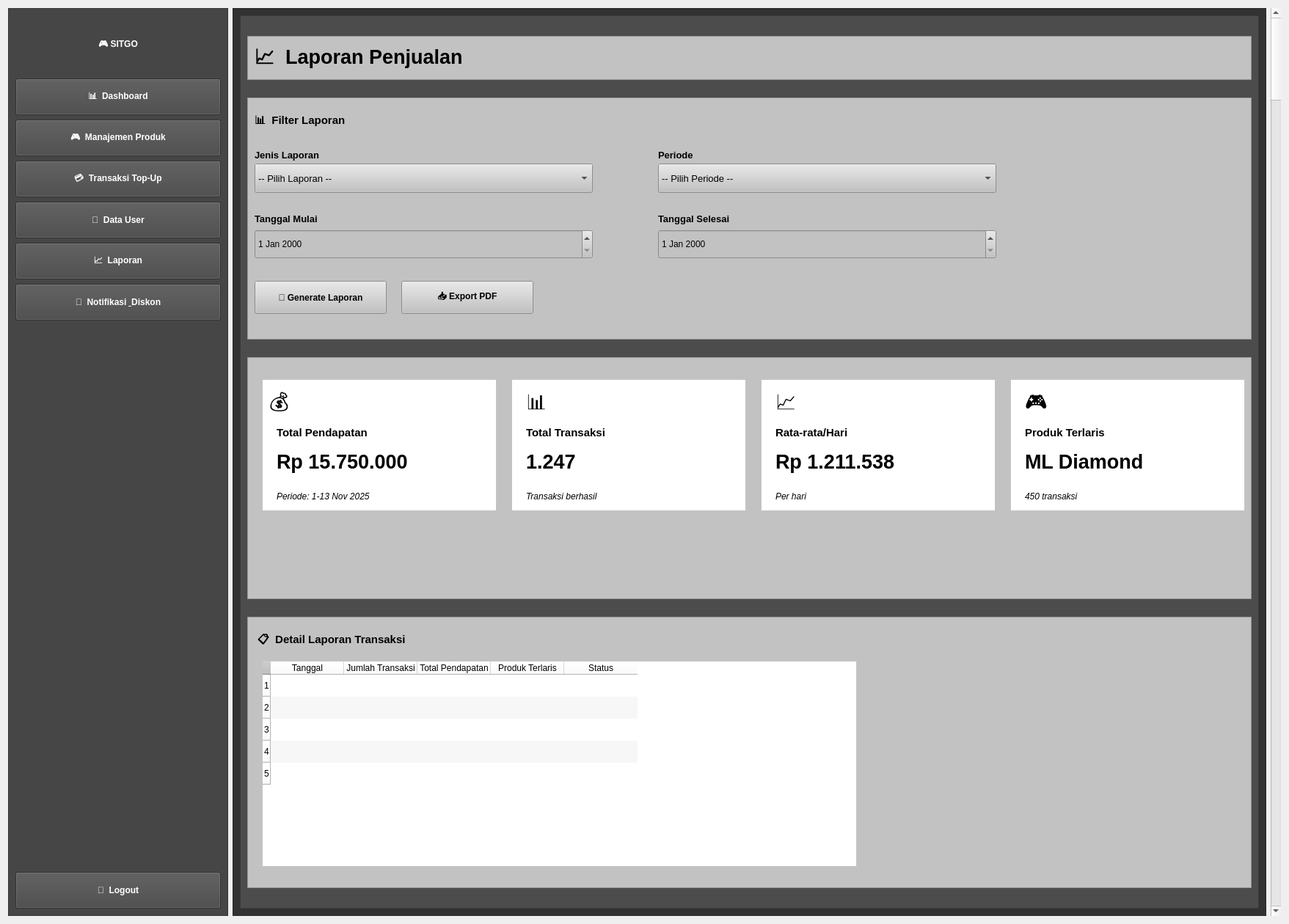
<?xml version="1.0" encoding="UTF-8"?>
<ui version="4.0">
 <class>Form</class>
 <widget class="QWidget" name="Form">
  <property name="geometry">
   <rect>
    <x>0</x>
    <y>0</y>
    <width>1757</width>
    <height>1260</height>
   </rect>
  </property>
  <property name="windowTitle">
   <string>Form</string>
  </property>
  <layout class="QGridLayout" name="gridLayout">
   <item row="0" column="2">
    <widget class="QFrame" name="frame">
     <property name="styleSheet">
      <string notr="true">background-color: rgb(50, 50, 50);</string>
     </property>
     <property name="frameShape">
      <enum>QFrame::StyledPanel</enum>
     </property>
     <property name="frameShadow">
      <enum>QFrame::Plain</enum>
     </property>
     <layout class="QVBoxLayout" name="verticalLayout">
      <item>
       <widget class="QFrame" name="frame_2">
        <property name="styleSheet">
         <string notr="true">background-color: rgb(76, 76, 76);</string>
        </property>
        <property name="frameShape">
         <enum>QFrame::StyledPanel</enum>
        </property>
        <property name="frameShadow">
         <enum>QFrame::Raised</enum>
        </property>
        <layout class="QVBoxLayout" name="verticalLayout_3">
         <item>
          <widget class="QFrame" name="frame_5">
           <property name="minimumSize">
            <size>
             <width>0</width>
             <height>60</height>
            </size>
           </property>
           <property name="maximumSize">
            <size>
             <width>16777215</width>
             <height>60</height>
            </size>
           </property>
           <property name="styleSheet">
            <string notr="true">background-color: rgb(194, 194, 194);</string>
           </property>
           <property name="frameShape">
            <enum>QFrame::StyledPanel</enum>
           </property>
           <property name="frameShadow">
            <enum>QFrame::Plain</enum>
           </property>
           <widget class="QLabel" name="lblLaporan">
            <property name="geometry">
             <rect>
              <x>10</x>
              <y>10</y>
              <width>461</width>
              <height>45</height>
             </rect>
            </property>
            <property name="font">
             <font>
              <pointsize>20</pointsize>
              <weight>75</weight>
              <bold>true</bold>
             </font>
            </property>
            <property name="text">
             <string>📈  Laporan Penjualan</string>
            </property>
           </widget>
          </widget>
         </item>
         <item>
          <widget class="QFrame" name="frame_3">
           <property name="minimumSize">
            <size>
             <width>0</width>
             <height>310</height>
            </size>
           </property>
           <property name="maximumSize">
            <size>
             <width>16777215</width>
             <height>330</height>
            </size>
           </property>
           <property name="styleSheet">
            <string notr="true">background-color: rgb(194, 194, 194);</string>
           </property>
           <property name="frameShape">
            <enum>QFrame::StyledPanel</enum>
           </property>
           <property name="frameShadow">
            <enum>QFrame::Plain</enum>
           </property>
           <widget class="QLabel" name="lblIconHeader">
            <property name="geometry">
             <rect>
              <x>10</x>
              <y>10</y>
              <width>461</width>
              <height>45</height>
             </rect>
            </property>
            <property name="font">
             <font>
              <pointsize>11</pointsize>
              <weight>75</weight>
              <bold>true</bold>
             </font>
            </property>
            <property name="text">
             <string>📊  Filter Laporan</string>
            </property>
           </widget>
           <widget class="QLabel" name="lblJenisLaporan">
            <property name="geometry">
             <rect>
              <x>10</x>
              <y>70</y>
              <width>131</width>
              <height>16</height>
             </rect>
            </property>
            <property name="font">
             <font>
              <pointsize>10</pointsize>
              <weight>75</weight>
              <bold>true</bold>
             </font>
            </property>
            <property name="text">
             <string>Jenis Laporan</string>
            </property>
           </widget>
           <widget class="QComboBox" name="cmbJenisLaporan">
            <property name="geometry">
             <rect>
              <x>10</x>
              <y>90</y>
              <width>461</width>
              <height>40</height>
             </rect>
            </property>
            <property name="minimumSize">
             <size>
              <width>0</width>
              <height>40</height>
             </size>
            </property>
            <property name="font">
             <font>
              <pointsize>10</pointsize>
              <weight>50</weight>
              <bold>false</bold>
             </font>
            </property>
            <item>
             <property name="text">
              <string>-- Pilih Laporan --</string>
             </property>
            </item>
            <item>
             <property name="text">
              <string>Laporan Harian</string>
             </property>
            </item>
            <item>
             <property name="text">
              <string>Laporan Mingguan</string>
             </property>
            </item>
            <item>
             <property name="text">
              <string>Laporan Bulanan</string>
             </property>
            </item>
           </widget>
           <widget class="QLabel" name="lblTglMulai_2">
            <property name="geometry">
             <rect>
              <x>560</x>
              <y>70</y>
              <width>131</width>
              <height>16</height>
             </rect>
            </property>
            <property name="font">
             <font>
              <pointsize>10</pointsize>
              <weight>75</weight>
              <bold>true</bold>
             </font>
            </property>
            <property name="text">
             <string>Periode</string>
            </property>
           </widget>
           <widget class="QComboBox" name="cmbPeriode">
            <property name="geometry">
             <rect>
              <x>560</x>
              <y>90</y>
              <width>461</width>
              <height>40</height>
             </rect>
            </property>
            <property name="minimumSize">
             <size>
              <width>0</width>
              <height>40</height>
             </size>
            </property>
            <property name="font">
             <font>
              <pointsize>10</pointsize>
              <weight>50</weight>
              <bold>false</bold>
             </font>
            </property>
            <item>
             <property name="text">
              <string>-- Pilih Periode --</string>
             </property>
            </item>
            <item>
             <property name="text">
              <string>November 2025</string>
             </property>
            </item>
            <item>
             <property name="text">
              <string>Oktober 2025</string>
             </property>
            </item>
            <item>
             <property name="text">
              <string>Desember 2025</string>
             </property>
            </item>
           </widget>
           <widget class="QLabel" name="lblTglMulai">
            <property name="geometry">
             <rect>
              <x>10</x>
              <y>150</y>
              <width>131</width>
              <height>31</height>
             </rect>
            </property>
            <property name="font">
             <font>
              <pointsize>10</pointsize>
              <weight>75</weight>
              <bold>true</bold>
             </font>
            </property>
            <property name="text">
             <string>Tanggal Mulai</string>
            </property>
           </widget>
           <widget class="QDateEdit" name="dateTanggalMulai">
            <property name="geometry">
             <rect>
              <x>10</x>
              <y>180</y>
              <width>461</width>
              <height>40</height>
             </rect>
            </property>
           </widget>
           <widget class="QLabel" name="lblTglSelesai">
            <property name="geometry">
             <rect>
              <x>560</x>
              <y>150</y>
              <width>151</width>
              <height>31</height>
             </rect>
            </property>
            <property name="font">
             <font>
              <pointsize>10</pointsize>
              <weight>75</weight>
              <bold>true</bold>
             </font>
            </property>
            <property name="text">
             <string>Tanggal Selesai</string>
            </property>
           </widget>
           <widget class="QDateEdit" name="dateTanggalSelesai">
            <property name="geometry">
             <rect>
              <x>560</x>
              <y>180</y>
              <width>461</width>
              <height>40</height>
             </rect>
            </property>
           </widget>
           <widget class="QPushButton" name="btnGenerate">
            <property name="geometry">
             <rect>
              <x>10</x>
              <y>250</y>
              <width>180</width>
              <height>45</height>
             </rect>
            </property>
            <property name="minimumSize">
             <size>
              <width>180</width>
              <height>45</height>
             </size>
            </property>
            <property name="font">
             <font>
              <weight>75</weight>
              <bold>true</bold>
             </font>
            </property>
            <property name="cursor">
             <cursorShape>PointingHandCursor</cursorShape>
            </property>
            <property name="text">
             <string>📄 Generate Laporan</string>
            </property>
           </widget>
           <widget class="QPushButton" name="btnExportPDF">
            <property name="geometry">
             <rect>
              <x>210</x>
              <y>250</y>
              <width>180</width>
              <height>45</height>
             </rect>
            </property>
            <property name="minimumSize">
             <size>
              <width>180</width>
              <height>45</height>
             </size>
            </property>
            <property name="font">
             <font>
              <weight>75</weight>
              <bold>true</bold>
             </font>
            </property>
            <property name="cursor">
             <cursorShape>PointingHandCursor</cursorShape>
            </property>
            <property name="text">
             <string>📥 Export PDF</string>
            </property>
           </widget>
          </widget>
         </item>
         <item>
          <widget class="QFrame" name="frame_6">
           <property name="minimumSize">
            <size>
             <width>0</width>
             <height>310</height>
            </size>
           </property>
           <property name="maximumSize">
            <size>
             <width>16777215</width>
             <height>330</height>
            </size>
           </property>
           <property name="styleSheet">
            <string notr="true">background-color: rgb(194, 194, 194);</string>
           </property>
           <property name="frameShape">
            <enum>QFrame::StyledPanel</enum>
           </property>
           <property name="frameShadow">
            <enum>QFrame::Raised</enum>
           </property>
           <widget class="QFrame" name="frame_7">
            <property name="geometry">
             <rect>
              <x>20</x>
              <y>30</y>
              <width>320</width>
              <height>180</height>
             </rect>
            </property>
            <property name="styleSheet">
             <string notr="true">background-color: rgb(255, 255, 255);</string>
            </property>
            <property name="frameShape">
             <enum>QFrame::StyledPanel</enum>
            </property>
            <property name="frameShadow">
             <enum>QFrame::Plain</enum>
            </property>
            <widget class="QLabel" name="label">
             <property name="geometry">
              <rect>
               <x>10</x>
               <y>10</y>
               <width>50</width>
               <height>50</height>
              </rect>
             </property>
             <property name="font">
              <font>
               <pointsize>21</pointsize>
              </font>
             </property>
             <property name="text">
              <string>💰</string>
             </property>
            </widget>
            <widget class="QLabel" name="label_2">
             <property name="geometry">
              <rect>
               <x>20</x>
               <y>60</y>
               <width>280</width>
               <height>25</height>
              </rect>
             </property>
             <property name="font">
              <font>
               <pointsize>11</pointsize>
               <weight>75</weight>
               <bold>true</bold>
              </font>
             </property>
             <property name="text">
              <string>Total Pendapatan</string>
             </property>
            </widget>
            <widget class="QLabel" name="lblTotalPendapatan">
             <property name="geometry">
              <rect>
               <x>20</x>
               <y>90</y>
               <width>280</width>
               <height>45</height>
              </rect>
             </property>
             <property name="font">
              <font>
               <pointsize>20</pointsize>
               <weight>75</weight>
               <bold>true</bold>
              </font>
             </property>
             <property name="text">
              <string>Rp 15.750.000</string>
             </property>
            </widget>
            <widget class="QLabel" name="label_3">
             <property name="geometry">
              <rect>
               <x>20</x>
               <y>150</y>
               <width>280</width>
               <height>20</height>
              </rect>
             </property>
             <property name="font">
              <font>
               <pointsize>9</pointsize>
               <italic>true</italic>
              </font>
             </property>
             <property name="text">
              <string>Periode: 1-13 Nov 2025</string>
             </property>
            </widget>
           </widget>
           <widget class="QFrame" name="frame_8">
            <property name="geometry">
             <rect>
              <x>700</x>
              <y>30</y>
              <width>320</width>
              <height>180</height>
             </rect>
            </property>
            <property name="styleSheet">
             <string notr="true">background-color: rgb(255, 255, 255);</string>
            </property>
            <property name="frameShape">
             <enum>QFrame::StyledPanel</enum>
            </property>
            <property name="frameShadow">
             <enum>QFrame::Plain</enum>
            </property>
            <widget class="QLabel" name="label_7">
             <property name="geometry">
              <rect>
               <x>20</x>
               <y>10</y>
               <width>50</width>
               <height>50</height>
              </rect>
             </property>
             <property name="font">
              <font>
               <pointsize>21</pointsize>
              </font>
             </property>
             <property name="text">
              <string>📈</string>
             </property>
            </widget>
            <widget class="QLabel" name="label_8">
             <property name="geometry">
              <rect>
               <x>20</x>
               <y>60</y>
               <width>280</width>
               <height>25</height>
              </rect>
             </property>
             <property name="font">
              <font>
               <pointsize>11</pointsize>
               <weight>75</weight>
               <bold>true</bold>
              </font>
             </property>
             <property name="text">
              <string>Rata-rata/Hari</string>
             </property>
            </widget>
            <widget class="QLabel" name="lblRataHari">
             <property name="geometry">
              <rect>
               <x>20</x>
               <y>90</y>
               <width>280</width>
               <height>45</height>
              </rect>
             </property>
             <property name="font">
              <font>
               <pointsize>20</pointsize>
               <weight>75</weight>
               <bold>true</bold>
              </font>
             </property>
             <property name="text">
              <string>Rp 1.211.538</string>
             </property>
            </widget>
            <widget class="QLabel" name="label_9">
             <property name="geometry">
              <rect>
               <x>20</x>
               <y>150</y>
               <width>280</width>
               <height>20</height>
              </rect>
             </property>
             <property name="font">
              <font>
               <pointsize>9</pointsize>
               <italic>true</italic>
              </font>
             </property>
             <property name="text">
              <string>Per hari</string>
             </property>
            </widget>
           </widget>
           <widget class="QFrame" name="frame_9">
            <property name="geometry">
             <rect>
              <x>1040</x>
              <y>30</y>
              <width>320</width>
              <height>180</height>
             </rect>
            </property>
            <property name="styleSheet">
             <string notr="true">background-color: rgb(255, 255, 255);</string>
            </property>
            <property name="frameShape">
             <enum>QFrame::StyledPanel</enum>
            </property>
            <property name="frameShadow">
             <enum>QFrame::Plain</enum>
            </property>
            <widget class="QLabel" name="label_10">
             <property name="geometry">
              <rect>
               <x>20</x>
               <y>10</y>
               <width>50</width>
               <height>50</height>
              </rect>
             </property>
             <property name="font">
              <font>
               <pointsize>21</pointsize>
              </font>
             </property>
             <property name="text">
              <string>🎮</string>
             </property>
            </widget>
            <widget class="QLabel" name="label_11">
             <property name="geometry">
              <rect>
               <x>20</x>
               <y>60</y>
               <width>280</width>
               <height>25</height>
              </rect>
             </property>
             <property name="font">
              <font>
               <pointsize>11</pointsize>
               <weight>75</weight>
               <bold>true</bold>
              </font>
             </property>
             <property name="text">
              <string>Produk Terlaris</string>
             </property>
            </widget>
            <widget class="QLabel" name="lblProdukAktif">
             <property name="geometry">
              <rect>
               <x>20</x>
               <y>90</y>
               <width>280</width>
               <height>45</height>
              </rect>
             </property>
             <property name="font">
              <font>
               <pointsize>20</pointsize>
               <weight>75</weight>
               <bold>true</bold>
              </font>
             </property>
             <property name="text">
              <string>ML Diamond</string>
             </property>
            </widget>
            <widget class="QLabel" name="label_12">
             <property name="geometry">
              <rect>
               <x>20</x>
               <y>150</y>
               <width>280</width>
               <height>20</height>
              </rect>
             </property>
             <property name="font">
              <font>
               <pointsize>9</pointsize>
               <italic>true</italic>
              </font>
             </property>
             <property name="text">
              <string>450 transaksi</string>
             </property>
            </widget>
           </widget>
           <widget class="QFrame" name="frame_10">
            <property name="geometry">
             <rect>
              <x>360</x>
              <y>30</y>
              <width>320</width>
              <height>180</height>
             </rect>
            </property>
            <property name="styleSheet">
             <string notr="true">background-color: rgb(255, 255, 255);</string>
            </property>
            <property name="frameShape">
             <enum>QFrame::StyledPanel</enum>
            </property>
            <property name="frameShadow">
             <enum>QFrame::Plain</enum>
            </property>
            <widget class="QLabel" name="label_4">
             <property name="geometry">
              <rect>
               <x>20</x>
               <y>10</y>
               <width>50</width>
               <height>50</height>
              </rect>
             </property>
             <property name="font">
              <font>
               <pointsize>21</pointsize>
              </font>
             </property>
             <property name="text">
              <string>📊</string>
             </property>
            </widget>
            <widget class="QLabel" name="label_5">
             <property name="geometry">
              <rect>
               <x>20</x>
               <y>60</y>
               <width>280</width>
               <height>25</height>
              </rect>
             </property>
             <property name="font">
              <font>
               <pointsize>11</pointsize>
               <weight>75</weight>
               <bold>true</bold>
              </font>
             </property>
             <property name="text">
              <string>Total Transaksi</string>
             </property>
            </widget>
            <widget class="QLabel" name="lblTotalTransaksi">
             <property name="geometry">
              <rect>
               <x>20</x>
               <y>90</y>
               <width>280</width>
               <height>45</height>
              </rect>
             </property>
             <property name="font">
              <font>
               <pointsize>20</pointsize>
               <weight>75</weight>
               <bold>true</bold>
              </font>
             </property>
             <property name="text">
              <string>1.247</string>
             </property>
            </widget>
            <widget class="QLabel" name="label_6">
             <property name="geometry">
              <rect>
               <x>20</x>
               <y>150</y>
               <width>280</width>
               <height>20</height>
              </rect>
             </property>
             <property name="font">
              <font>
               <pointsize>9</pointsize>
               <italic>true</italic>
              </font>
             </property>
             <property name="text">
              <string>Transaksi berhasil</string>
             </property>
            </widget>
           </widget>
          </widget>
         </item>
         <item>
          <widget class="QFrame" name="frame_4">
           <property name="minimumSize">
            <size>
             <width>0</width>
             <height>310</height>
            </size>
           </property>
           <property name="maximumSize">
            <size>
             <width>16777215</width>
             <height>370</height>
            </size>
           </property>
           <property name="styleSheet">
            <string notr="true">background-color: rgb(194, 194, 194);</string>
           </property>
           <property name="frameShape">
            <enum>QFrame::StyledPanel</enum>
           </property>
           <property name="frameShadow">
            <enum>QFrame::Raised</enum>
           </property>
           <widget class="QLabel" name="lblDetailLaporan">
            <property name="geometry">
             <rect>
              <x>10</x>
              <y>10</y>
              <width>461</width>
              <height>45</height>
             </rect>
            </property>
            <property name="font">
             <font>
              <pointsize>11</pointsize>
              <weight>75</weight>
              <bold>true</bold>
             </font>
            </property>
            <property name="styleSheet">
             <string notr="true">color: rgb(255, 255, 255);
color: rgb(0, 0, 0);</string>
            </property>
            <property name="text">
             <string> 📋  Detail Laporan Transaksi</string>
            </property>
           </widget>
           <widget class="QTableWidget" name="tblDetailTransaksi">
            <property name="geometry">
             <rect>
              <x>20</x>
              <y>60</y>
              <width>811</width>
              <height>281</height>
             </rect>
            </property>
            <property name="styleSheet">
             <string notr="true">background-color: rgb(255, 255, 255);</string>
            </property>
            <property name="alternatingRowColors">
             <bool>true</bool>
            </property>
            <property name="selectionMode">
             <enum>QAbstractItemView::SingleSelection</enum>
            </property>
            <property name="selectionBehavior">
             <enum>QAbstractItemView::SelectRows</enum>
            </property>
            <property name="verticalScrollMode">
             <enum>QAbstractItemView::ScrollPerPixel</enum>
            </property>
            <property name="horizontalScrollMode">
             <enum>QAbstractItemView::ScrollPerPixel</enum>
            </property>
            <property name="showGrid">
             <bool>false</bool>
            </property>
            <property name="rowCount">
             <number>5</number>
            </property>
            <property name="columnCount">
             <number>5</number>
            </property>
            <row/>
            <row/>
            <row/>
            <row/>
            <row/>
            <column>
             <property name="text">
              <string>Tanggal</string>
             </property>
            </column>
            <column>
             <property name="text">
              <string>Jumlah Transaksi</string>
             </property>
            </column>
            <column>
             <property name="text">
              <string>Total Pendapatan</string>
             </property>
            </column>
            <column>
             <property name="text">
              <string>Produk Terlaris</string>
             </property>
            </column>
            <column>
             <property name="text">
              <string>Status</string>
             </property>
            </column>
           </widget>
          </widget>
         </item>
        </layout>
       </widget>
      </item>
     </layout>
    </widget>
   </item>
   <item row="0" column="0">
    <widget class="QFrame" name="frameSidebar">
     <property name="minimumSize">
      <size>
       <width>300</width>
       <height>0</height>
      </size>
     </property>
     <property name="maximumSize">
      <size>
       <width>300</width>
       <height>16777215</height>
      </size>
     </property>
     <property name="styleSheet">
      <string notr="true">background-color: rgb(70, 70, 70);</string>
     </property>
     <property name="frameShape">
      <enum>QFrame::StyledPanel</enum>
     </property>
     <property name="frameShadow">
      <enum>QFrame::Plain</enum>
     </property>
     <layout class="QVBoxLayout" name="verticalLayout_2">
      <item>
       <widget class="QLabel" name="lblLogo">
        <property name="minimumSize">
         <size>
          <width>0</width>
          <height>80</height>
         </size>
        </property>
        <property name="font">
         <font>
          <pointsize>9</pointsize>
          <weight>75</weight>
          <bold>true</bold>
         </font>
        </property>
        <property name="styleSheet">
         <string notr="true">color: rgb(255, 255, 255);</string>
        </property>
        <property name="text">
         <string>🎮 SITGO</string>
        </property>
        <property name="alignment">
         <set>Qt::AlignCenter</set>
        </property>
       </widget>
      </item>
      <item>
       <widget class="QPushButton" name="btnDashboard">
        <property name="minimumSize">
         <size>
          <width>0</width>
          <height>50</height>
         </size>
        </property>
        <property name="font">
         <font>
          <pointsize>9</pointsize>
          <weight>75</weight>
          <bold>true</bold>
         </font>
        </property>
        <property name="cursor">
         <cursorShape>PointingHandCursor</cursorShape>
        </property>
        <property name="styleSheet">
         <string notr="true">color: rgb(255, 255, 255);</string>
        </property>
        <property name="text">
         <string>📊  Dashboard</string>
        </property>
       </widget>
      </item>
      <item>
       <widget class="QPushButton" name="btnProduk">
        <property name="minimumSize">
         <size>
          <width>0</width>
          <height>50</height>
         </size>
        </property>
        <property name="font">
         <font>
          <pointsize>9</pointsize>
          <weight>75</weight>
          <bold>true</bold>
         </font>
        </property>
        <property name="cursor">
         <cursorShape>PointingHandCursor</cursorShape>
        </property>
        <property name="styleSheet">
         <string notr="true">color: rgb(255, 255, 255);</string>
        </property>
        <property name="text">
         <string>🎮  Manajemen Produk</string>
        </property>
       </widget>
      </item>
      <item>
       <widget class="QPushButton" name="btnTransaksi">
        <property name="minimumSize">
         <size>
          <width>0</width>
          <height>50</height>
         </size>
        </property>
        <property name="font">
         <font>
          <pointsize>9</pointsize>
          <weight>75</weight>
          <bold>true</bold>
         </font>
        </property>
        <property name="cursor">
         <cursorShape>PointingHandCursor</cursorShape>
        </property>
        <property name="styleSheet">
         <string notr="true">color: rgb(255, 255, 255);</string>
        </property>
        <property name="text">
         <string>💳  Transaksi Top-Up</string>
        </property>
       </widget>
      </item>
      <item>
       <widget class="QPushButton" name="btnUser">
        <property name="minimumSize">
         <size>
          <width>0</width>
          <height>50</height>
         </size>
        </property>
        <property name="font">
         <font>
          <pointsize>9</pointsize>
          <weight>75</weight>
          <bold>true</bold>
         </font>
        </property>
        <property name="cursor">
         <cursorShape>PointingHandCursor</cursorShape>
        </property>
        <property name="styleSheet">
         <string notr="true">color: rgb(255, 255, 255);</string>
        </property>
        <property name="text">
         <string>👥  Data User</string>
        </property>
       </widget>
      </item>
      <item>
       <widget class="QPushButton" name="btnLaporan">
        <property name="minimumSize">
         <size>
          <width>0</width>
          <height>50</height>
         </size>
        </property>
        <property name="font">
         <font>
          <pointsize>9</pointsize>
          <weight>75</weight>
          <bold>true</bold>
         </font>
        </property>
        <property name="cursor">
         <cursorShape>PointingHandCursor</cursorShape>
        </property>
        <property name="styleSheet">
         <string notr="true">color: rgb(255, 255, 255);</string>
        </property>
        <property name="text">
         <string>📈  Laporan</string>
        </property>
       </widget>
      </item>
      <item>
       <widget class="QPushButton" name="btnNotifikasi">
        <property name="minimumSize">
         <size>
          <width>0</width>
          <height>50</height>
         </size>
        </property>
        <property name="font">
         <font>
          <pointsize>9</pointsize>
          <weight>75</weight>
          <bold>true</bold>
         </font>
        </property>
        <property name="cursor">
         <cursorShape>PointingHandCursor</cursorShape>
        </property>
        <property name="styleSheet">
         <string notr="true">color: rgb(255, 255, 255);</string>
        </property>
        <property name="text">
         <string>🔔  Notifikasi &amp; Diskon</string>
        </property>
       </widget>
      </item>
      <item>
       <spacer name="verticalSpacer">
        <property name="orientation">
         <enum>Qt::Vertical</enum>
        </property>
        <property name="sizeHint" stdset="0">
         <size>
          <width>20</width>
          <height>30</height>
         </size>
        </property>
       </spacer>
      </item>
      <item>
       <widget class="QPushButton" name="btnLogout">
        <property name="minimumSize">
         <size>
          <width>0</width>
          <height>50</height>
         </size>
        </property>
        <property name="font">
         <font>
          <pointsize>9</pointsize>
          <weight>75</weight>
          <bold>true</bold>
         </font>
        </property>
        <property name="styleSheet">
         <string notr="true">color: rgb(255, 255, 255);</string>
        </property>
        <property name="text">
         <string>🚪  Logout</string>
        </property>
       </widget>
      </item>
     </layout>
    </widget>
   </item>
   <item row="0" column="3">
    <widget class="QScrollBar" name="verticalScrollBar">
     <property name="orientation">
      <enum>Qt::Vertical</enum>
     </property>
    </widget>
   </item>
  </layout>
 </widget>
 <resources/>
 <connections/>
</ui>
